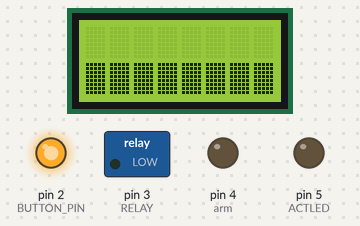
Recording of a sketch running on a simulated Arduino Uno, built with avr-gcc and run on an emulated ATmega328P. On the bench: 8×2 character LCD, switched loads named in the sketch (green lamp = pin HIGH), output pins drawn as LEDs (lit = HIGH). Random numbers use the default seed unless the sketch sets one; what the sketch prints to the serial monitor is not drawn.

Above: at 0.1 s.
At 5.2 s:
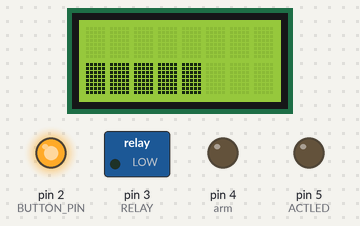
At 10.4 s:
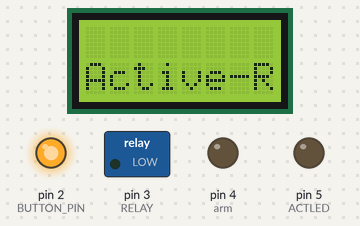
At 29.4 s:
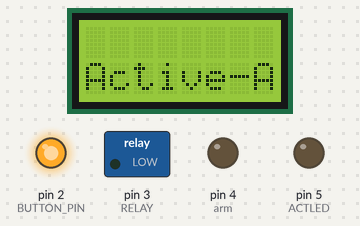
Timing chart, 0 to 30.9 s (numbered marks = the images above):
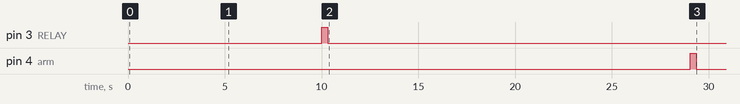

Measured:
- by itself, pin 3 (RELAY): LOW → HIGH at 10.0 s, → LOW 0.30 s later
- by itself, pin 4 (arm): LOW → HIGH at 29.1 s, → LOW 0.30 s later
- what the display in image 1 shows lasts 1.0 s, from 5.2 s to 6.2 s
- what the display in image 2 shows lasts 9.3 s, from 10.0 s to 19.3 s

The sketch:

base_1_3_lcd_bar.ino
```cpp
#include <LiquidCrystal.h>

LiquidCrystal lcd(7, 8, 9, 10, 11, 12);   // put your Arduino pin numbers here

#define BUTTON_PIN        2  // Button
#define DELAY            200  // Delay per loop in ms
#define RELAY 3
#define WARNLED 2
#define arm 4
#define ACTLED 5

bool isunp = false;
int timeis = millis();

int enfinvt = 9;

void callRand(){
  lcd.setCursor(0, 1);
  lcd.print("        ");
  lcd.setCursor(0, 1);
 int ran = round(random(0,2) + 1);
 //int ran = 1;
  //Serial.println(ran); //remove before web interface connection
  if (ran == 1){
    lcd.print("Active-A");
    Serial.println("sent to arm");
    digitalWrite(arm, HIGH);
    delay(300);
   digitalWrite(arm, LOW);
  }
  else if (ran == 2){
    lcd.print("Active-R");
    Serial.println("sent to relay");
    digitalWrite(RELAY, HIGH);
    delay(300);
    digitalWrite(RELAY, LOW);
  }
  else {

  }
  delay(9000);
}

void setup()
{
  lcd.begin(8, 2);
  //lcd.print("FocDe1.0");

  pinMode(BUTTON_PIN, INPUT);
  pinMode(WARNLED,OUTPUT);
  pinMode(ACTLED,OUTPUT);
  pinMode(arm, OUTPUT);
  pinMode(RELAY, OUTPUT);
  digitalWrite(BUTTON_PIN, HIGH); // pull-up
  Serial.begin(9600);
}

boolean handle_button()
{
  int button_pressed = !digitalRead(BUTTON_PIN); // pin low -> pressed
  return button_pressed;
}

void loop()
{
  lcd.setCursor(0,1);

  boolean button_pressed = handle_button();

  int temp = millis()/1000;

  // handle button

  if(!button_pressed){
    digitalWrite(WARNLED,HIGH);
    if (!isunp){
      isunp = true;
      timeis = millis() / 1000;
    }
  }
  if(button_pressed && isunp){
    isunp = false;
    digitalWrite(WARNLED,LOW);
    digitalWrite(ACTLED,LOW);
  }
  else if (isunp && temp - timeis > enfinvt){
    callRand();
    timeis = millis() / 1000;
  }


  if(button_pressed){
    for(int o=0; o<8; o++){
      lcd.setCursor(o, 1);
      lcd.write(255);
    }
  }
  else{
    lcd.setCursor(0, 1);
    lcd.print("        ");
    long a = (100-(temp - timeis)*100/enfinvt)/8;
    for(int h=0; h<a;h++){
      lcd.setCursor(h, 1);
      lcd.write(255);
    }
  }


  delay(DELAY);
}
```
